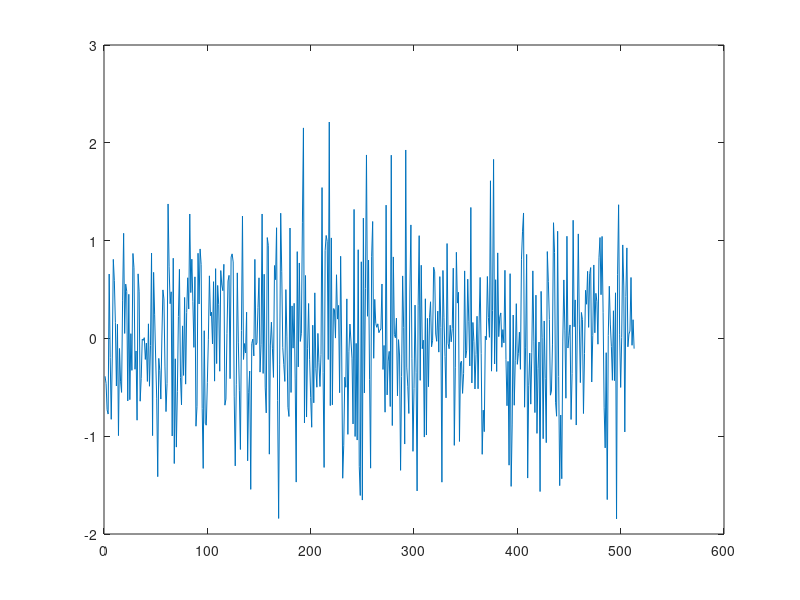

The MATLAB script that drew this image:
clear all;
close all;

%% Define parameters

F_s = 10^6;
T = 1/F_s;

f_0 = 10^5;
omega_0 = 2*pi*f_0;
phi = pi/8;
A = 1;

SNR_decibel = 0;
SNR = db2mag(SNR_decibel);
sigma = sqrt(A^2./(2*SNR));

N = 513;
n_0 = -256;
t = 0:T:T*(N-1);
k = [10,12,14,16,18,20];

t1 = A* exp(1i*(omega_0*t + phi));
t2 = sigma*randn(N,1);
t3 = 1i*sigma*randn(N,1);

x = A* exp(1i*(omega_0*t + phi)) + normrnd(0,sigma,N) + 1i*normrnd(0,sigma,N);

plot(sigma*randn(1,N))
